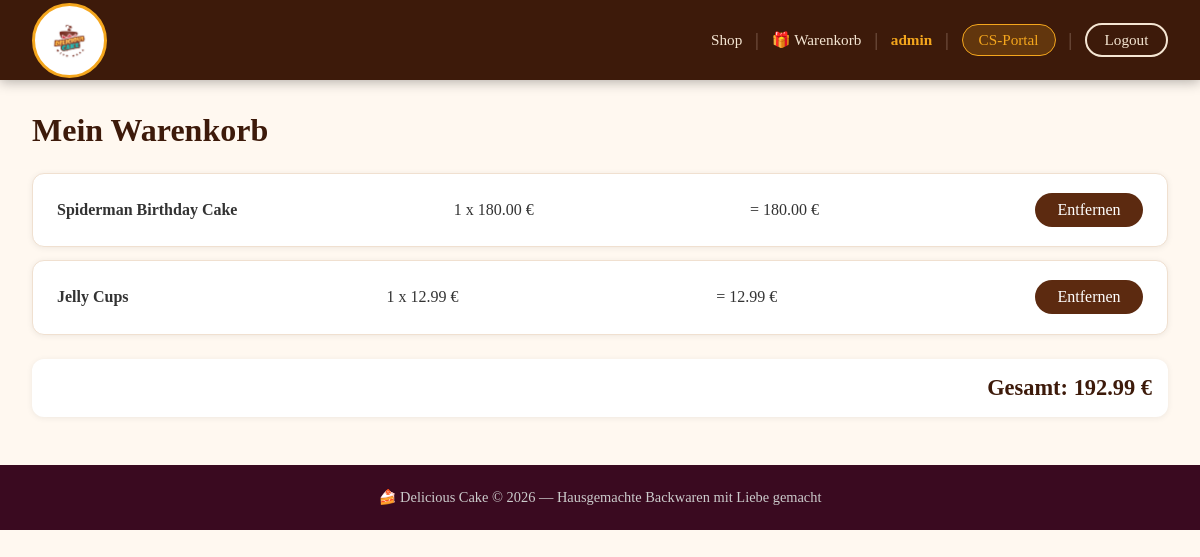
The app's page /cart/ (signed in) with its own data.
### useradmin/models.py (models this page shows, shortened)
class CustomUser(AbstractUser):
    profile_picture = models.ImageField(
        upload_to='profile_pics/',
        blank=True,
        null=True
    )

### shop/models.py (models this page shows, shortened)
class CartItem(models.Model):
    cart     = models.ForeignKey(Cart, on_delete=models.CASCADE, related_name='items')
    product  = models.ForeignKey(Product, on_delete=models.CASCADE)
    quantity = models.PositiveIntegerField(default=1)
    class Meta:
        unique_together = ('cart', 'product')
    def subtotal(self):
        return self.product.price * self.quantity

class Product(models.Model):
    name        = models.CharField(max_length=200)
    description = models.TextField()
    price       = models.DecimalField(max_digits=8, decimal_places=2)
    image = models.ImageField(upload_to='products/')
    info_pdf = models.FileField(upload_to='product_pdfs/')
    category    = models.ForeignKey(Category, on_delete=models.SET_NULL, null=True, blank=True)
    occasion    = models.CharField(max_length=100, blank=True)
    flavor      = models.CharField(max_length=100, blank=True)
    size        = models.CharField(max_length=100, blank=True)

class Cart(models.Model):
    user       = models.OneToOneField(settings.AUTH_USER_MODEL, on_delete=models.CASCADE)
    created_at = models.DateTimeField(auto_now_add=True)
    def total(self):
        return sum(item.subtotal() for item in self.items.all())

### shop/views.py (the view)
# urls.py: path('cart/',                        views.cart_view,            name='cart'),
@login_required
def cart_view(request):
    cart, _ = Cart.objects.get_or_create(user=request.user)
    items   = cart.items.select_related('product')
    return render(request, 'shop/cart.html', {'cart': cart, 'items': items})

### shop/templates/shop/cart.html (shortened to what this page needs)
{% extends 'base.html' %}
{% block content %}
<h1>Mein Warenkorb</h1>
{% for item in items %}
    <div class="cart-item">
        <span><strong>{{ item.product.name }}</strong></span>
        <span>{{ item.quantity }} x {{ item.product.price }} &#8364;</span>
        <span>= {{ item.subtotal }} &#8364;</span>
        <form method="post" action="{% url 'remove_from_cart' item.product.pk %}">
            <button type="submit">Entfernen</button>
        </form>
    </div>
{% empty %}
    <p>Dein Warenkorb ist leer.</p>
{% endfor %}
<div class="cart-total">
    Gesamt: {{ cart.total }} &#8364;
</div>
{% endblock %}

### templates/base.html (shortened to what this page needs)
<!DOCTYPE html>
{% load static %}
<html lang="de">
<head>
    <link rel="stylesheet" href="{% static 'css/style.css' %}">
</head>
<body>
<header class="header">
    <div class="header-inner">
        <a href="{% url 'home' %}" class="logo">
            <img src="{% static 'images/logo_cake.jpeg' %}"
                 alt="Delicious Cake"
                 class="logo-img">
        </a>
        <nav class="nav-links">
            <a href="{% url 'home' %}">Shop</a>
            <span class="nav-divider">|</span>
            {% if user.is_authenticated %}
                <a href="{% url 'cart' %}">&#127873; Warenkorb</a>
                <span class="nav-divider">|</span>
                <a href="{% url 'profile' %}" class="nav-username">
                    {{ user.username }}
                </a>
                {% if user.is_staff %}
                    <span class="nav-divider">|</span>
                    <a href="{% url 'cs_portal' %}" class="cs-btn">CS-Portal</a>
                {% endif %}
                <span class="nav-divider">|</span>
                <form method="post" action="{% url 'logout' %}" style="display:inline">
                    <button class="logout-btn" type="submit">Logout</button>
                </form>
            {% else %}
                <a href="{% url 'login' %}" class="nav-btn-outline">Login</a>
                <a href="{% url 'signup' %}" class="nav-btn-filled">Registrieren</a>
            {% endif %}
        </nav>
    </div>
</header>
<div class="content">
    {% block content %}{% endblock %}
</div>
<footer class="footer">
    <p>&#127856; Delicious Cake &copy; 2026 — Hausgemachte Backwaren mit Liebe gemacht</p>
</footer>
</body>
</html>

### static/css/style.css (style rules this page uses)
* { box-sizing: border-box; margin: 0; padding: 0; }
body { font-family: 'Georgia', serif; background-color: #fff8f0; color: #333; }
.header { background: #3d1a0a; box-shadow: 0 2px 12px rgba(0,0,0,0.3); position: sticky; top: 0; z-index: 100; }
.header-inner { max-width: 1200px; margin: 0 auto; padding: 0 2rem; display: flex; justify-content: space-between; align-items: center; height: 80px; }
.logo { text-decoration: none; display: flex; align-items: center; }
.logo-img { height: 75px; width: auto; object-fit: contain; border-radius: 50%; border: 3px solid #f4a61d; padding: 3px; background: white; }
.nav-links { display: flex; align-items: center; gap: 0.8rem; }
.nav-links a { color: #f5e6d3; text-decoration: none; font-size: 0.95rem; transition: color 0.2s; font-family: 'Georgia', serif; }
.nav-username { color: #f4a61d !important; font-weight: bold; display: flex; align-items: center; gap: 0.4rem; }
.cs-btn { background: rgba(244,166,29,0.2) !important; color: #f4a61d !important; padding: 0.4rem 1rem !important; border-radius: 20px !important; border: 1px solid #f4a61d !important; }
.logout-btn { background: transparent; border: 2px solid #f5e6d3; color: #f5e6d3; padding: 0.4rem 1.1rem; border-radius: 25px; cursor: pointer; font-size: 0.95rem; font-family: 'Georgia', serif; transition: all 0.2s; }
.nav-divider { color: #7a5a4a; font-size: 1.2rem; }
.footer { background: #3a0a20; color: #ccc; text-align: center; padding: 1.5rem; margin-top: 3rem; font-size: 0.9rem; }
.content { max-width: 1200px; margin: 2rem auto; padding: 0 2rem; }
h1 { color: #3d1a0a; margin-bottom: 1.5rem; font-size: 2rem; }
button, .btn { background-color: #5c2a10; color: white; border: none; padding: 0.5rem 1.4rem; border-radius: 20px; cursor: pointer; font-size: 1rem; font-family: 'Georgia', serif; transition: background 0.2s; }
.cart-item { background: white; border-radius: 12px; padding: 1.2rem 1.5rem; margin: 0.8rem 0; display: flex; justify-content: space-between; align-items: center; box-shadow: 0 1px 6px rgba(0,0,0,0.07); border: 1px solid #f0e0d0; flex-wrap: wrap; gap: 0.5rem; }
.cart-total { text-align: right; font-size: 1.4rem; font-weight: bold; color: #3d1a0a; margin-top: 1.5rem; padding: 1rem; background: white; border-radius: 12px; box-shadow: 0 1px 6px rgba(0,0,0,0.07); }

### records on screen
CustomUser: username "admin"
CartItem: product.name "Spiderman Birthday Cake", quantity "1", product.price "180.00", subtotal "180.00"
CartItem: product.name "Jelly Cups", quantity "1", product.price "12.99", subtotal "12.99"
Cart: total "192.99"
